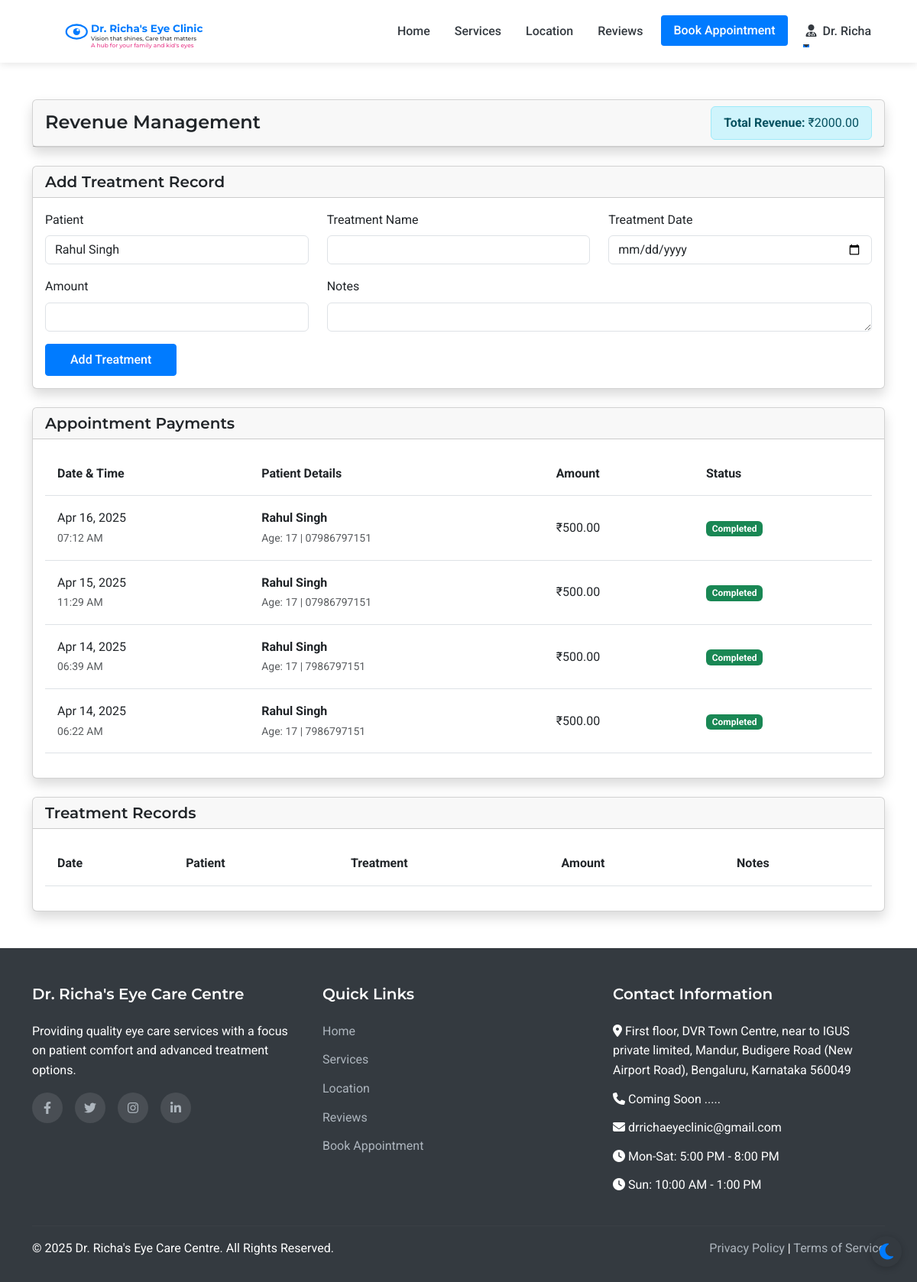
The app's page /admin/revenue (signed in) with its own data.
### models.py (models this page shows, shortened)
class Payment(db.Model):
    id = db.Column(db.Integer, primary_key=True)
    appointment_id = db.Column(db.Integer, db.ForeignKey('appointment.id'), nullable=False)
    appointment = db.relationship('Appointment', backref='payment', uselist=False)
    amount = db.Column(db.Float, nullable=False)
    payment_method = db.Column(db.String(50), nullable=False)  # upi, bank_transfer, credit_card, debit_card, cash
    transaction_id = db.Column(db.String(100), nullable=True)
    razorpay_order_id = db.Column(db.String(100), nullable=True)
    razorpay_payment_id = db.Column(db.String(100), nullable=True)
    razorpay_signature = db.Column(db.String(200), nullable=True)
    upi_id = db.Column(db.String(100), nullable=True)
    status = db.Column(db.String(20), default='pending')  # pending, completed, failed
    created_at = db.Column(db.DateTime, default=datetime.utcnow)

class Patient(UserMixin, db.Model):
    id = db.Column(db.Integer, primary_key=True)
    full_name = db.Column(db.String(100), nullable=False)
    mobile_number = db.Column(db.String(15), nullable=False)
    email = db.Column(db.String(100), nullable=True)
    age = db.Column(db.Integer, nullable=False)
    password_hash = db.Column(db.String(256), nullable=True)
    is_registered = db.Column(db.Boolean, default=False)
    created_at = db.Column(db.DateTime, nullable=False, default=datetime.utcnow)
    appointments = db.relationship('Appointment', backref='patient', lazy=True)
    doctor_prescriptions = db.relationship('DoctorPrescription', backref='patient', lazy=True)
    optometrist_prescriptions = db.relationship('OptometristPrescription', backref='patient', lazy=True)

### routes.py (the view, shortened to what this page needs)
@app.route('/admin/revenue', methods=['GET', 'POST'])
@login_required
def admin_revenue():
    if not isinstance(current_user, Doctor):
        flash('Access denied. Doctor privileges required.', 'danger')
        return redirect(url_for('index'))
    payments = (
        db.session.query(Payment, Patient)
        .join(Appointment, Payment.appointment_id == Appointment.id)
        .join(Patient, Appointment.patient_id == Patient.id)
        .order_by(Payment.created_at.desc())
        .all()
    )
    treatments = Treatment.query.order_by(Treatment.treatment_date.desc()).all()
    appointment_revenue = sum(payment.amount for payment, _ in payments if payment.status == 'completed')
    treatment_revenue = sum(treatment.amount for treatment in treatments)
    total_revenue = appointment_revenue + treatment_revenue
    patients = Patient.query.order_by(Patient.full_name).all()
    return render_template('admin/revenue.html', payments=payments, treatments=treatments, patients=patients, total_revenue=total_revenue)

### app.py (called while the page is built)
@login_manager.user_loader
def load_user(user_id):
    from models import Doctor, Assistant, Admin, Patient
    try:
        if user_id.startswith('doctor_'):
            return Doctor.query.get(int(user_id.split('_')[1]))
        elif user_id.startswith('assistant_'):
            return Assistant.query.get(int(user_id.split('_')[1]))
        elif user_id.startswith('admin_'):
            return Admin.query.get(int(user_id.split('_')[1]))
        else:
            return Patient.query.get(int(user_id))
    except (ValueError, AttributeError):
        return None

### routes.py (called while the page is built)
@app.context_processor
def inject_now():
    return {'now': datetime.now()}

### templates/admin/revenue.html (shortened to what this page needs)
{% extends 'layout.html' %}
{% block content %}
<div class="container py-5">
    <div class="row">
        <div class="col-12 mb-4">
            <div class="card shadow">
                <div class="card-header d-flex justify-content-between align-items-center">
                    <h4 class="mb-0">Revenue Management</h4>
                    <div class="alert alert-info mb-0 py-2">
                        <strong>Total Revenue:</strong> ₹{{ "%.2f"|format(total_revenue) }}
                    </div>
                </div>
            </div>
        </div>
        <div class="col-12 mb-4">
            <div class="card shadow">
                <div class="card-header">
                    <h5 class="mb-0">Add Treatment Record</h5>
                </div>
                <div class="card-body">
                    <form method="POST">
                        <div class="row">
                            <div class="col-md-4">
                                <div class="mb-3">
                                    <label class="form-label">Patient</label>
                                    <select name="patient_id" class="form-control" required>
                                        {% for patient in patients %}
                                        <option value="{{ patient.id }}">{{ patient.full_name }}</option>
                                        {% endfor %}
                                    </select>
                                </div>
                            </div>
                            <div class="col-md-4">
                                <div class="mb-3">
                                    <label class="form-label">Treatment Name</label>
                                    <input type="text" name="treatment_name" class="form-control" required>
                                </div>
                            </div>
                            <div class="col-md-4">
                                <div class="mb-3">
                                    <label class="form-label">Treatment Date</label>
                                    <input type="date" name="treatment_date" class="form-control" required>
                                </div>
                            </div>
                            <div class="col-md-4">
                                <div class="mb-3">
                                    <label class="form-label">Amount</label>
                                    <input type="number" name="amount" class="form-control" step="0.01" required>
                                </div>
                            </div>
                            <div class="col-md-8">
                                <div class="mb-3">
                                    <label class="form-label">Notes</label>
                                    <textarea name="notes" class="form-control" rows="1"></textarea>
                                </div>
                            </div>
                        </div>
                        <button type="submit" class="btn btn-primary">Add Treatment</button>
                    </form>
                </div>
            </div>
        </div>
        <div class="col-12 mb-4">
            <div class="card shadow">
                <div class="card-header">
                    <h5 class="mb-0">Appointment Payments</h5>
                </div>
                <div class="card-body">
                    <div class="table-responsive">
                        <table class="table table-hover">
                            <thead>
                                <tr>
                                    <th>Date & Time</th>
                                    <th>Patient Details</th>
                                    <th>Amount</th>
                                    <th>Status</th>
                                </tr>
                            </thead>
                            <tbody>
                                {% for payment, patient in payments %}
                                <tr>
                                    <td>
                                        {{ payment.created_at.strftime('%b %d, %Y') }}<br>
                                        <small class="text-muted">{{ payment.created_at.strftime('%I:%M %p') }}</small>
                                    </td>
                                    <td>
                                        <strong>{{ patient.full_name }}</strong><br>
                                        <small class="text-muted">Age: {{ patient.age }} | {{ patient.mobile_number }}</small>
                                    </td>
                                    <td>₹{{ "%.2f"|format(payment.amount) }}</td>
                                    <td>
                                        <span class="badge bg-success">{{ payment.status|title }}</span>
                                    </td>
                                </tr>
                                {% endfor %}
                            </tbody>
                        </table>
                    </div>
                </div>
            </div>
        </div>
        <div class="col-12">
            <div class="card shadow">
                <div class="card-header">
                    <h5 class="mb-0">Treatment Records</h5>
                </div>
                <div class="card-body">
                    <div class="table-responsive">
                        <table class="table table-hover">
                            <thead>
                                <tr>
                                    <th>Date</th>
                                    <th>Patient</th>
                                    <th>Treatment</th>
                                    <th>Amount</th>
                                    <th>Notes</th>
                                </tr>
                            </thead>
                        </table>
                    </div>
                </div>
            </div>
        </div>
    </div>
</div>
{% endblock %}

### static/css/style.css (style rules this page uses)
:root { --primary-color: #007bff; --secondary-color: #6c757d; --accent-color: #17a2b8; --light-color: #f8f9fa; --dark-color: #343a40; --success-color: #28a745; --warning-color: #ffc107; --danger-color: #dc3545; --white: #ffffff; --light-blue: #e6f2ff; --transition: all 0.3s ease; --bg-color: #ffffff; --text-color: #343a40; --card-bg: #ffffff; --border-color: #dee2e6; --footer-bg: #343a40; --footer-text: #ffffff; --hero-overlay: rgba(0, 123, 255, 0.85); }
body { font-family: 'Roboto', sans-serif; color: var(--text-color, var(--dark-color)); line-height: 1.6; background-color: var(--bg-color, var(--white)); transition: background-color 0.3s ease, color 0.3s ease; }
h1, h2, h3, h4, h5, h6 { font-family: 'Montserrat', sans-serif; font-weight: 600; }
.table td, .table th { padding: 1rem; vertical-align: middle; }
.btn-primary { background-color: var(--primary-color); border-color: var(--primary-color); padding: 0.5rem 2rem; font-weight: 500; border-radius: 4px; transition: var(--transition); }

### records on screen
Payment: created_at "Apr 16, 2025", created_at "07:12 AM", full_name "Rahul Singh", age "17", mobile_number "07986797151", amount "500.00", status "Completed"
Payment: created_at "Apr 15, 2025", created_at "11:29 AM", full_name "Rahul Singh", age "17", mobile_number "07986797151", amount "500.00", status "Completed"
Payment: created_at "Apr 14, 2025", created_at "06:39 AM", full_name "Rahul Singh", age "17", mobile_number "7986797151", amount "500.00", status "Completed"
Payment: created_at "Apr 14, 2025", created_at "06:22 AM", full_name "Rahul Singh", age "17", mobile_number "7986797151", amount "500.00", status "Completed"

### other values on screen
{{ "%.2f"|format(total_revenue) }} "2000.00"
form field patient_id "Rahul Singh"
